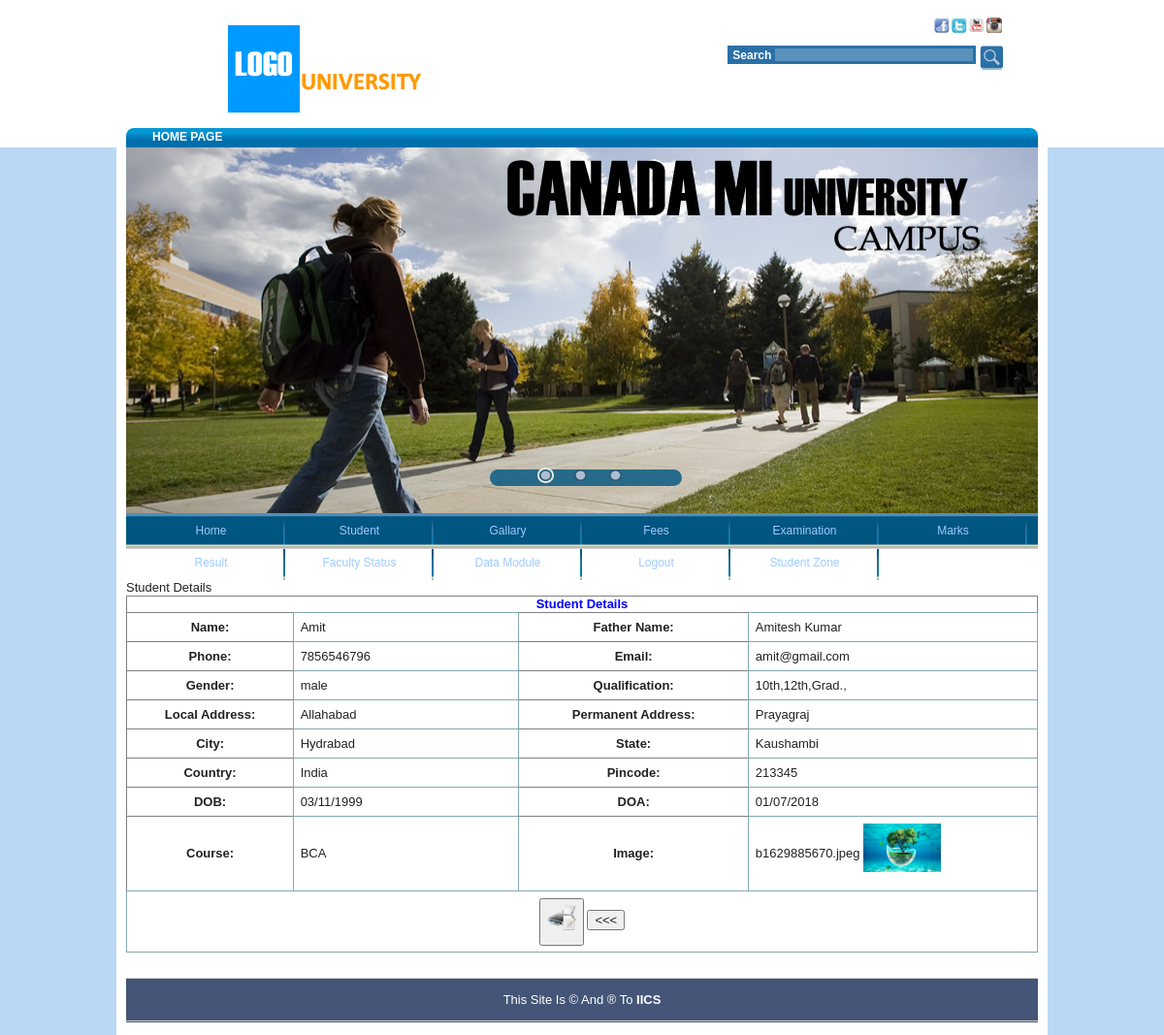
Page /student_details.php?st_id=86 (signed in) on the committed database.
### tables this page shows
CREATE TABLE `student` (
  `st_id` int(11) NOT NULL,
  `st_name` varchar(30) NOT NULL,
  `st_father` varchar(30) NOT NULL,
  `st_phone` varchar(20) NOT NULL,
  `st_email` varchar(30) NOT NULL,
  `st_gen` varchar(10) NOT NULL,
  `st_qual` varchar(40) NOT NULL,
  `st_address1` varchar(50) NOT NULL,
  `st_address2` varchar(50) NOT NULL,
  `st_city` varchar(20) NOT NULL,
  `st_state` varchar(20) NOT NULL,
  `st_country` varchar(20) NOT NULL,
  `st_pincode` varchar(25) NOT NULL,
  `st_dob` varchar(25) NOT NULL,
  `st_doa` varchar(25) NOT NULL,
  `st_course` varchar(20) NOT NULL,
  `st_image` varchar(1000) NOT NULL
);

CREATE TABLE `city` (
  `city_id` int(20) NOT NULL,
  `city_name` varchar(255) NOT NULL,
  `city_state_id` varchar(255) NOT NULL
);

CREATE TABLE `state` (
  `state_id` int(11) NOT NULL,
  `state_name` varchar(255) NOT NULL,
  `state_country_id` varchar(255) NOT NULL
);

CREATE TABLE `country` (
  `country_id` int(11) NOT NULL,
  `country_name` varchar(255) NOT NULL
);

CREATE TABLE `course` (
  `course_id` int(11) NOT NULL,
  `course_name` varchar(255) NOT NULL,
  `course_total_fees` varchar(255) NOT NULL,
  `sub_id` varchar(255) NOT NULL,
  `eligibility` varchar(255) NOT NULL,
  `duration` varchar(255) NOT NULL,
  `description` varchar(255) NOT NULL
);

### includes/functions.php (called while the page is built, shortened)
<?php
    include("db_connect.php");
	     function get_value($table,$col_id,$col_name,$sel){
		      global $con;
		      $sql="SELECT $col_name FROM $table WHERE $col_id=$sel";
			  $rs=mysqli_query($con,$sql) or mysqli_error($sql);
			   $data=mysqli_fetch_array($rs);
			  return $data[$col_name];
		    }
	     function get_multi_value($table,$col_id,$col_name,$sel){
		      global $con;
			  $sql="SELECT $col_name FROM $table WHERE $col_id in ($sel)";
			  $rs=mysqli_query($con,$sql);
			    $multi_value='';
				  while($data=mysqli_fetch_array($rs)){
				      $multi_value.=$data[$col_name].",";
				    }
					  return $multi_value;
		    }
 ?>

### student_details.php (the view, shortened to what this page needs)
<?php
    if(isset($_SESSION['login_name']) && isset($_REQUEST['st_id'])){
       include("includes/header.php");
      }
      else if(isset($_SESSION['st_login'])){
      include("includes/header2.php");
      }else{
        header("location:student_login.php?msg=Login First Then Continue");
      }
?>
<?php
    if(isset($_REQUEST['st_id'])){
	     $sql="SELECT *FROM student WHERE st_id='$_REQUEST[st_id]'";
     }
    if(isset($sql)){
      $rs=mysqli_query($con,$sql) or die(mysqli_error());
      $data=mysqli_fetch_assoc($rs);
    }
 ?>
 <fieldset>
    <legend>Student Details</legend>
  <table width="1274" height="361" border="1">
    <tr>
      <th colspan="4">
	      <div align="center"><font color="#0000FF" size="+5">
	        Student Details
        </font> </div></th>
    </tr>
    <tr>
      <th width="236"><div align="center">Name: </div></th>
      <td width="300">
         <?=$data['st_name']?>
      </td>
      <th width="323"><div align="center">Father Name: </div></th>
      <td width="383"><?=$data['st_father']?></td>
    </tr>
    <tr>
      <th><div align="center">Phone: </div></th>
      <td><?=$data['st_phone']?></td>
      <th><div align="center">Email: </div></th>
      <td><?=$data['st_email']?></td>
    </tr>
    <tr>
      <th><div align="center">Gender: </div></th>
      <td>
      <?= $data['st_gen']; ?>
      </td>
      <th><div align="center">Qualification: </div></th>
      <td>
	     <?=get_multi_value("qualification","qual_id","qual_name",$data['st_qual'])?>
      </td>
    </tr>
    <tr>
      <th><div align="center">Local Address: </div></th>
      <td>
        <?=$data['st_address1']?>
      </td>
      <th><div align="center">Permanent Address: </div></th>
      <td>
        <?=$data['st_address2']?>
      </td>
    </tr>
    <tr>
      <th><div align="center">City: </div></th>
      <td>
		   <?=get_value("city","city_id","city_name",$data['st_city'])?>
      </td>
      <th><div align="center">State: </div></th>
      <td>
		   <?=get_value("state","state_id","state_name",$data['st_state'])?>
      </td>
    </tr>
    <tr>
      <th><div align="center">Country: </div></th>
      <td>
		   <?=get_value("country","country_id","country_name",$data['st_country'])?>
      </td>
      <th><div align="center">Pincode: </div></th>
      <td><?=$data['st_pincode']?></td>
    </tr>
    <tr>
      <th><div align="center">DOB: </div></th>
      <td><?=$data['st_dob']?></td>
      <th><div align="center">DOA: </div></th>
      <td><?=$data['st_doa']?></td>
    </tr>
    <tr>
      <th><div align="center">Course: </div></th>
      <td>
		   <?=get_value("course","course_id","course_name",$data['st_course'])?>
      </td>
      <th><div align="center">Image: </div></th>
      <td><?=$data['st_image']?>
        <img src="uploads/<?=$data['st_image']?>" height="50" width="80"/>
      </td>
    </tr>
    <tr>
      <td height="28" colspan="4">
	      <div align="center">
            <button onclick="printout()"><img src="images/print.ico" height="30" width="30"/></button>
            <button onclick="history.back()"><<<</button>
	       </div>
	  </td>
    </tr>
  </table>
</fieldset>
<?php include("includes/footer.php"); ?>

### css/mystyle.css (style rules this page uses)
table { border-collapse:collapse; }

### css/style2.css (style rules this page uses)
html,body,div,span,applet,object,iframe,h1,h2,h3,h4,h5,h6,p,blockquote,pre,a,abbr,acronym,address,big,cite,code,del,dfn,em,font,img,ins,kbd,q,s,samp,small,strike,strong,sub,sup,tt,var,b,u,i,center,dl,dt,dd,ol,ul,li,fieldset,form,input,select,textarea,label,legend { margin:0px;padding:0px;border:0px;outline:0px;font-size:100%;vertical-align:baseline;background:transparent;line-height:inherit; }
table,caption,tbody,tfoot,thead,tr,th,td { margin:0px;padding:0px;outline:0px;font-size:100%;vertical-align:baseline;background:transparent;line-height:inherit; }
table { border-collapse:collapse;border-spacing:0px; }
input,select,textarea,body { font:13px/20px "Helvetica Neue",Helvetica,Arial,sans-serif; }
table { width:100%;margin:0px 0px 20px; }
table th,table td { vertical-align:middle; }

### css/style4.css (style rules this page uses)
body { max-width:540px; }

### rows in the picture
student: st_name "Amit", st_father "Amitesh Kumar", st_phone "7856546796", st_email "amit@gmail.com", st_gen "male", st_address1 "Allahabad", st_address2 "Prayagraj", st_city.city_name "Hydrabad", st_state.state_name "Kaushambi", st_country.country_name "India", st_pincode "213345", st_dob "03/11/1999", st_doa "01/07/2018", st_course.course_name "BCA", st_image "b1629885670.jpeg", st_image (picture)
